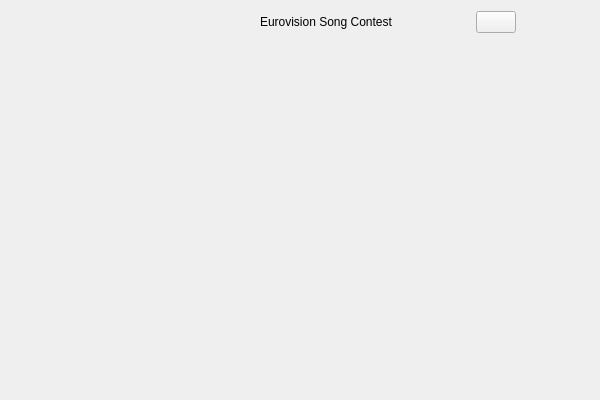
<?xml version="1.0" encoding="UTF-8"?>
<ui version="4.0">
 <class>rankings_by_year</class>
 <widget class="QWidget" name="rankings_by_year">
  <property name="geometry">
   <rect>
    <x>0</x>
    <y>0</y>
    <width>600</width>
    <height>400</height>
   </rect>
  </property>
  <property name="sizePolicy">
   <sizepolicy hsizetype="Preferred" vsizetype="Preferred">
    <horstretch>0</horstretch>
    <verstretch>0</verstretch>
   </sizepolicy>
  </property>
  <property name="windowTitle">
   <string>Form</string>
  </property>
  <layout class="QVBoxLayout" name="verticalLayout">
   <item>
    <layout class="QHBoxLayout" name="title_layout">
     <property name="spacing">
      <number>12</number>
     </property>
     <item>
      <widget class="QLabel" name="logo_label">
       <property name="sizePolicy">
        <sizepolicy hsizetype="Fixed" vsizetype="Fixed">
         <horstretch>0</horstretch>
         <verstretch>0</verstretch>
        </sizepolicy>
       </property>
       <property name="maximumSize">
        <size>
         <width>95</width>
         <height>30</height>
        </size>
       </property>
       <property name="text">
        <string/>
       </property>
       <property name="pixmap">
        <pixmap resource="../resources.qrc">:/images/contest_logos/ESC/ESC.png</pixmap>
       </property>
       <property name="scaledContents">
        <bool>true</bool>
       </property>
      </widget>
     </item>
     <item>
      <widget class="QLabel" name="name_label">
       <property name="sizePolicy">
        <sizepolicy hsizetype="Fixed" vsizetype="Preferred">
         <horstretch>0</horstretch>
         <verstretch>0</verstretch>
        </sizepolicy>
       </property>
       <property name="text">
        <string>Eurovision Song Contest</string>
       </property>
      </widget>
     </item>
     <item>
      <widget class="QPushButton" name="back_button">
       <property name="sizePolicy">
        <sizepolicy hsizetype="Fixed" vsizetype="Fixed">
         <horstretch>0</horstretch>
         <verstretch>0</verstretch>
        </sizepolicy>
       </property>
       <property name="text">
        <string/>
       </property>
       <property name="icon">
        <iconset resource="../resources.qrc">
         <normaloff>:/images/icons/back_icon.png</normaloff>:/images/icons/back_icon.png</iconset>
       </property>
      </widget>
     </item>
    </layout>
   </item>
   <item>
    <widget class="rounded_scrollarea" name="scroll_area">
     <property name="frameShape">
      <enum>QFrame::Shape::NoFrame</enum>
     </property>
     <property name="widgetResizable">
      <bool>true</bool>
     </property>
     <widget class="QWidget" name="scrollAreaWidgetContents">
      <property name="geometry">
       <rect>
        <x>0</x>
        <y>0</y>
        <width>582</width>
        <height>344</height>
       </rect>
      </property>
     </widget>
    </widget>
   </item>
  </layout>
 </widget>
 <customwidgets>
  <customwidget>
   <class>rounded_scrollarea</class>
   <extends>QScrollArea</extends>
   <header>rounded_scrollarea.h</header>
   <container>1</container>
  </customwidget>
 </customwidgets>
 <resources>
  <include location="../resources.qrc"/>
 </resources>
 <connections/>
</ui>
